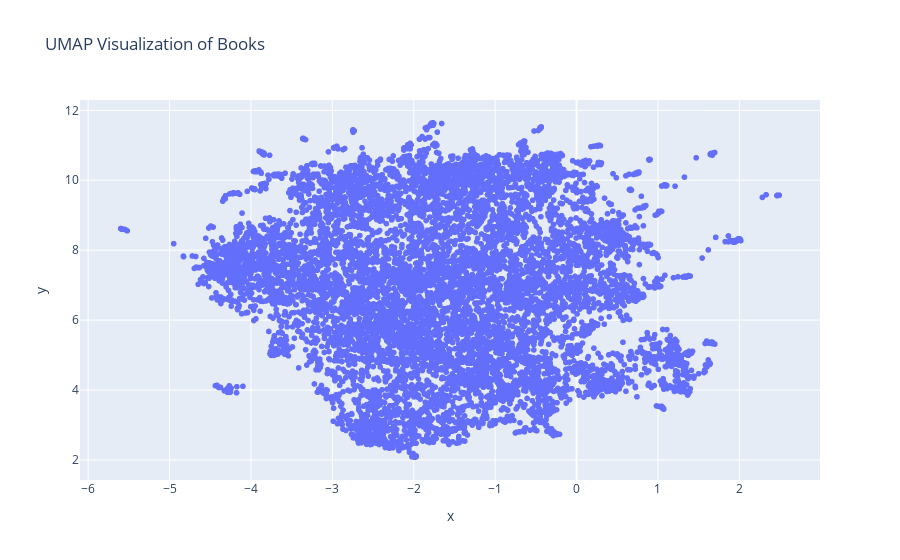

The cell this chart's notebook holds for it:
### Code cell
fig = px.scatter(df, x='x', y='y', hover_data=['title'], title="UMAP Visualization of Books")
fig.show()

### Figure 1 — Plotly figure (JSON) as saved in the notebook; plotly's stock layout.template omitted (floating-point values rounded to 4 significant figures; data arrays with more than 128 entries replaced by an {"elided": "..."} marker saying what was removed)
{"data": [{"customdata": {"elided": "9387x1 str values"}, "hovertemplate": "x=%{x}<br>y=%{y}<br>title=%{customdata[0]}<extra></extra>", "legendgroup": "", "marker": {"color": "#636efa", "symbol": "circle"}, "mode": "markers", "name": "", "showlegend": false, "type": "scattergl", "x": {"elided": "9387 float values"}, "xaxis": "x", "y": {"elided": "9387 float values"}, "yaxis": "y"}], "layout": {"legend": {"tracegroupgap": 0}, "title": {"text": "UMAP Visualization of Books"}, "xaxis": {"anchor": "y", "domain": [0, 1], "title": {"text": "x"}}, "yaxis": {"anchor": "x", "domain": [0, 1], "title": {"text": "y"}}}}
